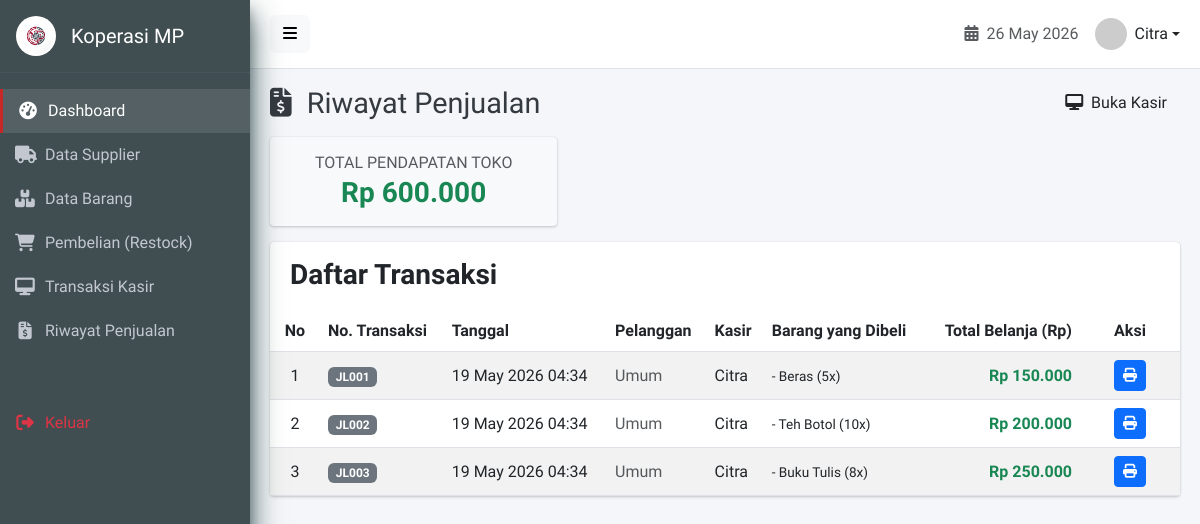
Page /penjualan.php (signed in) on the earlier database version.
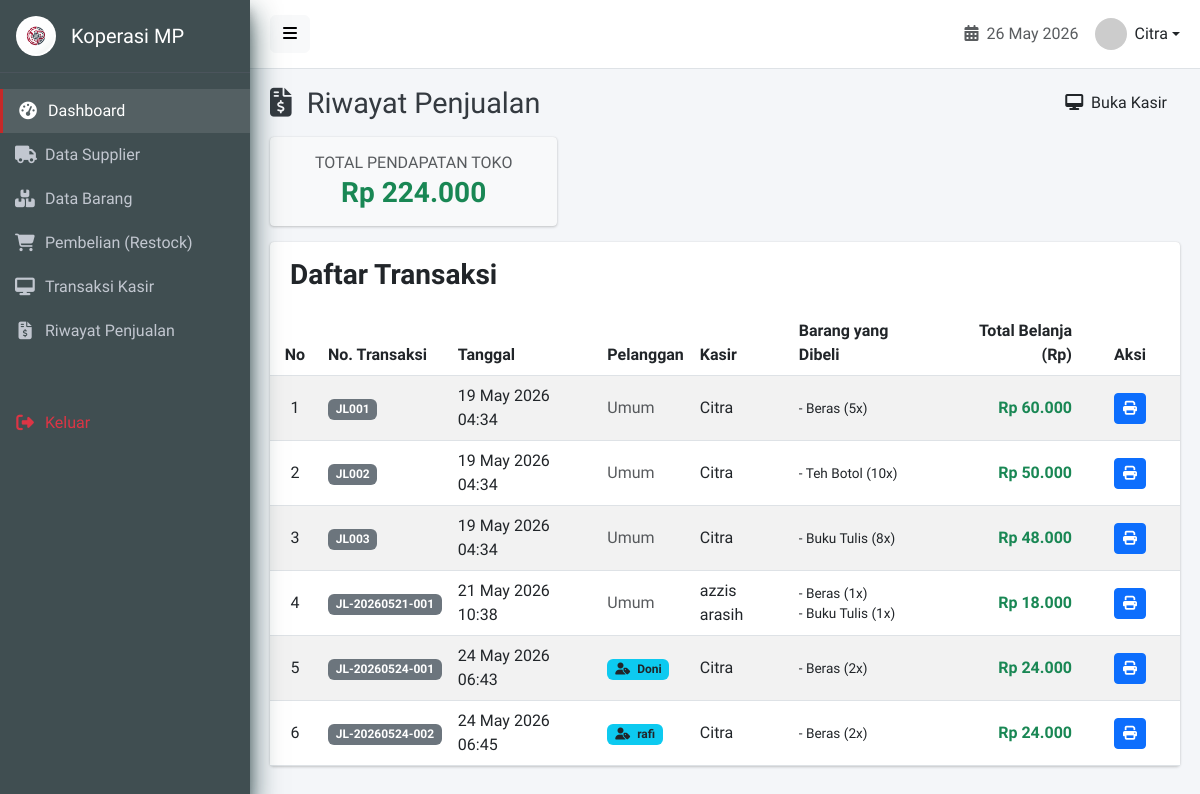
Same page on the later database version.
### tables this page shows
CREATE TABLE `penjualan` (
  `id_penjualan` int(11) NOT NULL AUTO_INCREMENT,
  `kode_penjualan` varchar(50) DEFAULT NULL,
  `id_anggota` int(11) DEFAULT NULL,
  `id_user` int(11) DEFAULT NULL,
  `tanggal` date DEFAULT NULL,
  `total` decimal(15,2) DEFAULT NULL CHECK (`total` >= 0),
  `created_at` timestamp NOT NULL DEFAULT current_timestamp(),
  PRIMARY KEY (`id_penjualan`),
  UNIQUE KEY `kode_penjualan` (`kode_penjualan`),
  KEY `id_user` (`id_user`),
  KEY `idx_tanggal_penjualan` (`tanggal`),
  KEY `fk_penjualan_anggota` (`id_anggota`),
  CONSTRAINT `fk_penjualan_anggota` FOREIGN KEY (`id_anggota`) REFERENCES `anggota` (`id_anggota`) ON DELETE SET NULL ON UPDATE CASCADE,
  CONSTRAINT `penjualan_ibfk_1` FOREIGN KEY (`id_user`) REFERENCES `users` (`id_user`) ON DELETE SET NULL ON UPDATE CASCADE
);

CREATE TABLE `users` (
  `id_user` int(11) NOT NULL AUTO_INCREMENT,
  `id_role` int(11) DEFAULT NULL,
  `nama` varchar(100) NOT NULL,
  `username` varchar(50) NOT NULL,
  `password` varchar(255) NOT NULL,
  `status` enum('aktif','nonaktif') DEFAULT 'aktif',
  `created_at` timestamp NOT NULL DEFAULT current_timestamp(),
  `updated_at` timestamp NOT NULL DEFAULT current_timestamp() ON UPDATE current_timestamp(),
  `deleted_at` timestamp NULL DEFAULT NULL,
  PRIMARY KEY (`id_user`),
  UNIQUE KEY `username` (`username`),
  KEY `id_role` (`id_role`),
  CONSTRAINT `users_ibfk_1` FOREIGN KEY (`id_role`) REFERENCES `roles` (`id_role`) ON DELETE SET NULL ON UPDATE CASCADE
);

CREATE TABLE `detail_penjualan` (
  `id_detail_penjualan` int(11) NOT NULL AUTO_INCREMENT,
  `id_penjualan` int(11) DEFAULT NULL,
  `id_barang` int(11) DEFAULT NULL,
  `qty` int(11) DEFAULT NULL CHECK (`qty` > 0),
  `harga` decimal(15,2) DEFAULT NULL CHECK (`harga` >= 0),
  `subtotal` decimal(15,2) DEFAULT NULL CHECK (`subtotal` >= 0),
  PRIMARY KEY (`id_detail_penjualan`),
  KEY `id_penjualan` (`id_penjualan`),
  KEY `id_barang` (`id_barang`),
  CONSTRAINT `detail_penjualan_ibfk_1` FOREIGN KEY (`id_penjualan`) REFERENCES `penjualan` (`id_penjualan`) ON DELETE CASCADE ON UPDATE CASCADE,
  CONSTRAINT `detail_penjualan_ibfk_2` FOREIGN KEY (`id_barang`) REFERENCES `barang` (`id_barang`) ON UPDATE CASCADE
);

CREATE TABLE `barang` (
  `id_barang` int(11) NOT NULL AUTO_INCREMENT,
  `kode_barang` varchar(50) DEFAULT NULL,
  `nama_barang` varchar(100) DEFAULT NULL,
  `id_kategori` int(11) DEFAULT NULL,
  `harga_beli` decimal(15,2) DEFAULT NULL CHECK (`harga_beli` >= 0),
  `harga_jual` decimal(15,2) DEFAULT NULL CHECK (`harga_jual` >= 0),
  `stok` int(11) DEFAULT 0 CHECK (`stok` >= 0),
  `created_at` timestamp NOT NULL DEFAULT current_timestamp(),
  PRIMARY KEY (`id_barang`),
  UNIQUE KEY `kode_barang` (`kode_barang`),
  KEY `id_kategori` (`id_kategori`),
  KEY `idx_barang_nama` (`nama_barang`),
  CONSTRAINT `barang_ibfk_1` FOREIGN KEY (`id_kategori`) REFERENCES `kategori_barang` (`id_kategori`) ON DELETE SET NULL ON UPDATE CASCADE
);

CREATE TABLE `anggota` (
  `id_anggota` int(11) NOT NULL AUTO_INCREMENT,
  `no_anggota` varchar(30) NOT NULL,
  `nama_anggota` varchar(100) NOT NULL,
  `jk` enum('L','P') DEFAULT NULL,
  `alamat` text DEFAULT NULL,
  `no_hp` varchar(20) DEFAULT NULL,
  `tanggal_gabung` date DEFAULT NULL,
  `status` enum('aktif','nonaktif') DEFAULT 'aktif',
  `created_at` timestamp NOT NULL DEFAULT current_timestamp(),
  `updated_at` timestamp NOT NULL DEFAULT current_timestamp() ON UPDATE current_timestamp(),
  `deleted_at` timestamp NULL DEFAULT NULL,
  PRIMARY KEY (`id_anggota`),
  UNIQUE KEY `no_anggota` (`no_anggota`),
  KEY `idx_nama_anggota` (`nama_anggota`)
);

### penjualan.php (the view, shortened to what the changed rows need)
<?php
require_once 'config/database.php';
include 'views/layouts/header.php';
?>
<div class="content-header">
    <div class="d-flex justify-content-between align-items-center">
        <h1 class="m-0"><i class="fas fa-file-invoice-dollar me-2"></i> Riwayat Penjualan</h1>
    </div>
</div>
<section class="content">
    <div class="row mb-3">
        <div class="col-md-4">
            <div class="card bg-light">
                <div class="card-body text-center">
                    <?php
                    $q_total = $conn->query("SELECT SUM(total) as total FROM penjualan");
                    $total_pendapatan = $q_total->fetch_assoc()['total'] ?? 0;
                    ?>
                    <h6 class="text-muted text-uppercase mb-1">Total Pendapatan Toko</h6>
                    <h3 class="mb-0 fw-bold text-success">Rp
                        <?php echo number_format($total_pendapatan, 0, ',', '.'); ?></h3>
                </div>
            </div>
        </div>
    </div>
    <div class="card">
        <div class="card-body p-0">
            <div class="table-responsive">
                <table class="table table-hover table-striped align-middle mb-0">
                    <thead class="bg-light">
                        <tr>
                            <th class="text-center" width="50">No</th>
                            <th>No. Transaksi</th>
                            <th>Tanggal</th>
                            <th>Pelanggan</th>
                            <th>Kasir</th>
                            <th>Barang yang Dibeli</th>
                            <th class="text-end">Total Belanja (Rp)</th>
                            <th class="text-center" width="100">Aksi</th>
                        </tr>
                    </thead>
                    <tbody>
                        <?php
                        $no = 1;
                        $query = $conn->query("
                            SELECT p.*, u.nama as nama_kasir, a.nama_anggota
                            FROM penjualan p
                            LEFT JOIN users u ON p.id_user = u.id_user
                            LEFT JOIN anggota a ON p.id_anggota = a.id_anggota
                            ORDER BY p.id_penjualan ASC
                        ");
                        if ($query->num_rows > 0):
                            while ($row = $query->fetch_assoc()):
                                ?>
                                <tr>
                                    <td class="text-center"><?php echo $no++; ?></td>
                                    <td><span class="badge bg-secondary"><?php echo $row['kode_penjualan']; ?></span></td>
                                    <td><?php echo date('d M Y H:i', strtotime($row['created_at'])); ?></td>
                                    <td>
                                        <?php if (!empty($row['id_anggota'])): ?>
                                            <span class="badge bg-info text-dark"><i class="fas fa-user-tag me-1"></i>
                                                <?php echo htmlspecialchars($row['nama_anggota']); ?></span>
                                        <?php else: ?>
                                            <span class="text-muted">Umum</span>
                                        <?php endif; ?>
                                    </td>
                                    <td><?php echo htmlspecialchars($row['nama_kasir']); ?></td>
                                    <td>
                                        <ul class="list-unstyled mb-0" style="font-size: 0.85em;">
                                            <?php
                                            $id_penjualan = $row['id_penjualan'];
                                            $q_detail = $conn->query("
                                        SELECT dp.qty, b.nama_barang
                                        FROM detail_penjualan dp
                                        JOIN barang b ON dp.id_barang = b.id_barang
                                        WHERE dp.id_penjualan = '$id_penjualan'
                                    ");
                                            while ($detail = $q_detail->fetch_assoc()) {
                                                echo '<li>- ' . htmlspecialchars($detail['nama_barang']) . ' (' . $detail['qty'] . 'x)</li>';
                                            }
                                            ?>
                                        </ul>
                                    </td>
                                    <td class="text-end fw-bold text-success">Rp
                                        <?php echo number_format($row['total'], 0, ',', '.'); ?></td>
                                    <td class="text-center">
                                        <a href="kasir_struk.php?id=<?php echo $row['id_penjualan']; ?>" target="_blank"
                                            class="btn btn-sm btn-primary" title="Cetak Ulang Struk">
                                            <i class="fas fa-print"></i>
                                        </a>
                                    </td>
                                </tr>
                            <?php
                            endwhile;
                        else:
                            ?>
                            <tr>
                                <td colspan="8" class="text-center py-4 text-muted">Belum ada transaksi penjualan.</td>
                            </tr>
                        <?php endif; ?>
                    </tbody>
                </table>
            </div>
        </div>
    </div>
</section>
<?php include 'views/layouts/footer.php'; ?>

Differences in the rows shown:
changed penjualan "JL001": total "150.000" → "60.000"
changed penjualan "JL002": total "200.000" → "50.000"
changed penjualan "JL003": total "250.000" → "48.000"
added penjualan: kode_penjualan "JL-20260521-001", created_at "21 May 2026 10:38", shows "Umum", id_user.nama "azzis arasih", total "18.000"
added detail_penjualan: id_barang.nama_barang "Beras", qty "1", shown under "JL-20260521-001"
added detail_penjualan: id_barang.nama_barang "Buku Tulis", qty "1", shown under "JL-20260521-001"
added penjualan: kode_penjualan "JL-20260524-001", created_at "24 May 2026 06:43", id_anggota.nama_anggota "Doni", id_user.nama "Citra", total "24.000"
added detail_penjualan: id_barang.nama_barang "Beras", qty "2", shown under "JL-20260524-001"
added penjualan: kode_penjualan "JL-20260524-002", created_at "24 May 2026 06:45", id_anggota.nama_anggota "rafi", id_user.nama "Citra", total "24.000"
added detail_penjualan: id_barang.nama_barang "Beras", qty "2", shown under "JL-20260524-002"
Other differences:
$total_pendapatan: "600.000" → "224.000"
